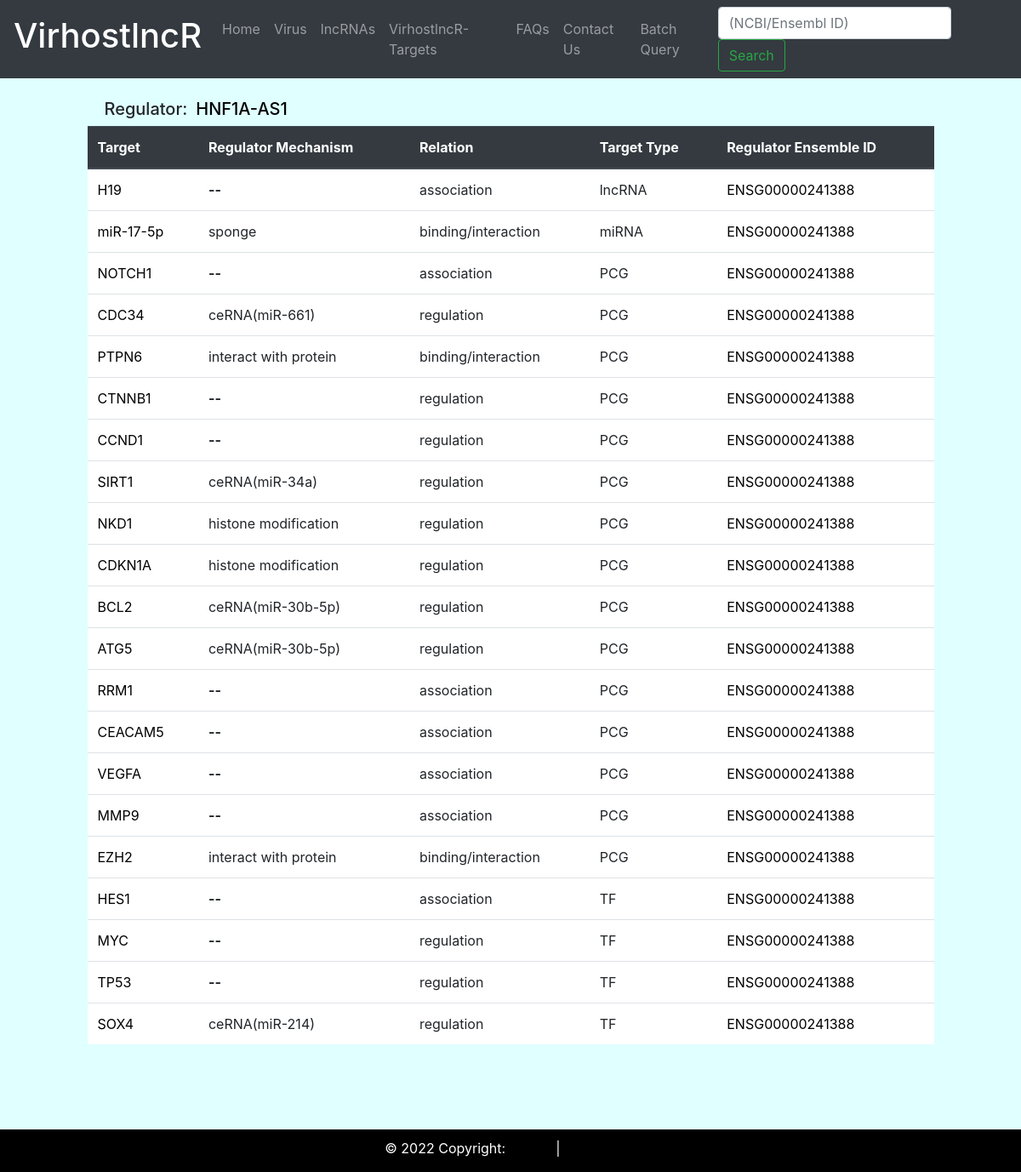
Page /VirhostlncR/targetdetails/HNF1A-AS1/ on the committed database.
### lncrna/models.py (models this page shows, shortened)
class LncrnaTarget(models.Model):
    regulator = models.CharField(max_length=255)
    target = models.CharField(max_length = 255)
    regulatory_mech = models.CharField(max_length = 255 , null = True, blank = True)
    regulatory_type = models.CharField(max_length = 255 , null = True, blank = True)
    Target_type = models.CharField(max_length = 255 , null = True, blank = True)
    regulator_ensemble_id = models.CharField(max_length = 255 , null = True, blank = True)

### lncrna/views.py (the view)
# urls.py: path('targetdetails/<str:regulator>/', views.targetdetails, name = 'targetdetails'),
def targetdetails(request, regulator):
    lncrnatarget = LncrnaTarget.objects.filter(regulator = regulator)
    dis_regulator = regulator
    context = {'lncrnatarget':lncrnatarget,'dis_regulator':dis_regulator}
    return render(request,'lncrna/target_details.html',context)

### templates/lncrna/target_details.html (shortened to what this page needs)
{% extends 'lncrna/base.html' %}
{% block content %}
<div class="cotainer" >
<div class="row d-flex">
 <div class="col col-xl-1">
  </div>
<div class="col col-xl-6 pt-4">
<h5 class="h5" style="padding-left: 20px" >Regulator:&ensp;<a target="blank"  href="https://www.ncbi.nlm.nih.gov/gene/?term={{ dis_regulator }}">{{ dis_regulator }}
</a>
</h5>
</div>
</div>
</div>
<div class="cotainer">
<div class="row d-flex justify-content-center">
<div class="col col-xl-10">
<table class="table" style="background-color: white;">
<thead class="thead-dark">
<tr>
    <th class="align-top">Target</th>
    <th class="align-top">Regulator Mechanism</th>
    <th class="align-top">Relation</th>
    <th class="align-top">Target Type</th>
    <th class="align-top">Regulator Ensemble ID</th>
</tr>
{% for target in lncrnatarget %}
<tr>
<td><a href=" https://www.genecards.org/cgi-bin/carddisp.pl?gene={{ target.target }}" target="_blank"> {{ target.target }}</a></td>
{% if target.regulatory_mech %}
<td>
{{ target.regulatory_mech }}</td>
{% else %}
<td><strong> -- </strong>  </td>
{% endif %}
<td>{{ target.regulatory_type }}</td>
<td>{{ target.Target_type }}</td>
<td> <a href="http://asia.ensembl.org/Multi/Search/Results?q={{ target.regulator_ensemble_id }}" target="_blank">{{ target.regulator_ensemble_id }} </a> </td>
</tr>
{% endfor %}
</table>
</div>
</div>
</div>
{% endblock %}

### templates/lncrna/base.html (style rules this page uses)
body { background-color: #E0FFFF; }

### templates/lncrna/target_details.html (style rules this page uses)
a { color: black; text-decoration: none; }

### rows in the picture
LncrnaTarget: target "H19", regulatory_type "association", Target_type "lncRNA", regulator_ensemble_id "ENSG00000241388"
LncrnaTarget: target "miR-17-5p", regulatory_mech "sponge", regulatory_type "binding/interaction", Target_type "miRNA", regulator_ensemble_id "ENSG00000241388"
LncrnaTarget: target "NOTCH1", regulatory_type "association", Target_type "PCG", regulator_ensemble_id "ENSG00000241388"
LncrnaTarget: target "CDC34", regulatory_mech "ceRNA(miR-661)", regulatory_type "regulation", Target_type "PCG", regulator_ensemble_id "ENSG00000241388"
LncrnaTarget: target "PTPN6", regulatory_mech "interact with protein", regulatory_type "binding/interaction", Target_type "PCG", regulator_ensemble_id "ENSG00000241388"
LncrnaTarget: target "CTNNB1", regulatory_type "regulation", Target_type "PCG", regulator_ensemble_id "ENSG00000241388"
LncrnaTarget: target "CCND1", regulatory_type "regulation", Target_type "PCG", regulator_ensemble_id "ENSG00000241388"
LncrnaTarget: target "SIRT1", regulatory_mech "ceRNA(miR-34a)", regulatory_type "regulation", Target_type "PCG", regulator_ensemble_id "ENSG00000241388"
LncrnaTarget: target "NKD1", regulatory_mech "histone modification", regulatory_type "regulation", Target_type "PCG", regulator_ensemble_id "ENSG00000241388"
LncrnaTarget: target "CDKN1A", regulatory_mech "histone modification", regulatory_type "regulation", Target_type "PCG", regulator_ensemble_id "ENSG00000241388"
LncrnaTarget: target "BCL2", regulatory_mech "ceRNA(miR-30b-5p)", regulatory_type "regulation", Target_type "PCG", regulator_ensemble_id "ENSG00000241388"
LncrnaTarget: target "ATG5", regulatory_mech "ceRNA(miR-30b-5p)", regulatory_type "regulation", Target_type "PCG", regulator_ensemble_id "ENSG00000241388"
LncrnaTarget: target "RRM1", regulatory_type "association", Target_type "PCG", regulator_ensemble_id "ENSG00000241388"
LncrnaTarget: target "CEACAM5", regulatory_type "association", Target_type "PCG", regulator_ensemble_id "ENSG00000241388"
LncrnaTarget: target "VEGFA", regulatory_type "association", Target_type "PCG", regulator_ensemble_id "ENSG00000241388"
LncrnaTarget: target "MMP9", regulatory_type "association", Target_type "PCG", regulator_ensemble_id "ENSG00000241388"
LncrnaTarget: target "EZH2", regulatory_mech "interact with protein", regulatory_type "binding/interaction", Target_type "PCG", regulator_ensemble_id "ENSG00000241388"
LncrnaTarget: target "HES1", regulatory_type "association", Target_type "TF", regulator_ensemble_id "ENSG00000241388"
LncrnaTarget: target "MYC", regulatory_type "regulation", Target_type "TF", regulator_ensemble_id "ENSG00000241388"
LncrnaTarget: target "TP53", regulatory_type "regulation", Target_type "TF", regulator_ensemble_id "ENSG00000241388"
LncrnaTarget: target "SOX4", regulatory_mech "ceRNA(miR-214)", regulatory_type "regulation", Target_type "TF", regulator_ensemble_id "ENSG00000241388"

### other values in the picture
{{ dis_regulator }} "HNF1A-AS1"
